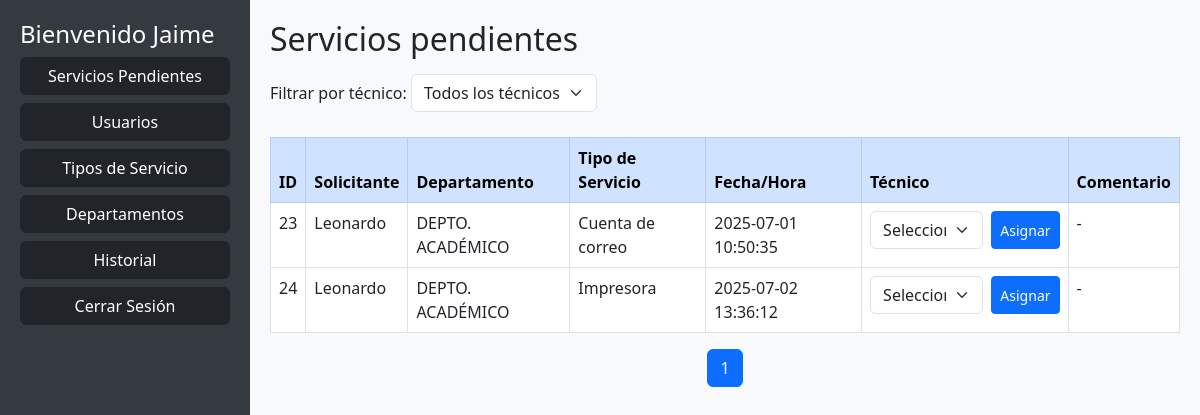
The app's page /servicios_pendientes.php with its own data.
### tables this page shows
CREATE TABLE `servicios` (
  `id_servicio` int(11) NOT NULL,
  `id_usuario` int(11) NOT NULL,
  `id_tipo_servicio` int(11) NOT NULL,
  `fecha_solicitud` datetime DEFAULT current_timestamp(),
  `estado` enum('pendiente','en proceso','completado') DEFAULT 'pendiente',
  `id_tecnico` int(11) DEFAULT NULL,
  `comentario` text DEFAULT NULL
);

CREATE TABLE `usuarios` (
  `id_usuario` int(11) NOT NULL,
  `usuario` varchar(50) NOT NULL,
  `contrasena` varchar(255) NOT NULL,
  `idpersonal` int(11) DEFAULT NULL,
  `IDDEPTO` int(11) DEFAULT NULL,
  `rol` enum('usuario','técnico','admin') NOT NULL
);

CREATE TABLE `departamentos` (
  `IDDEPTO` int(11) NOT NULL,
  `DESCRIPCION` varchar(100) NOT NULL
);

CREATE TABLE `tiposervicio` (
  `id_tipo_servicio` int(11) NOT NULL,
  `nombre_servicio` varchar(100) NOT NULL
);

### listar_servicios.php (called while the page is built, shortened)
<?php
include 'conexion.php';
$tecnico_filtro = $_GET['tecnico_filtro'] ?? '';
$pagina = isset($_GET['pagina']) ? (int)$_GET['pagina'] : 1;
$por_pagina = 10;
$inicio = ($pagina - 1) * $por_pagina;
$orden_campo = $_GET['orden'] ?? 's.fecha_solicitud';
$direccion = $_GET['dir'] ?? 'ASC';
$direccion_sql = ($direccion === 'DESC') ? 'DESC' : 'ASC';
$where_tecnico = ($tecnico_filtro !== '') ? "s.id_tecnico = $tecnico_filtro" : "s.id_tecnico IS NULL";
$count_sql = "SELECT COUNT(*) AS total FROM servicios s
              INNER JOIN usuarios u ON s.id_usuario = u.id_usuario
              INNER JOIN departamentos d ON u.IDDEPTO = d.IDDEPTO
              INNER JOIN tiposervicio ts ON s.id_tipo_servicio = ts.id_tipo_servicio
              WHERE $where_tecnico";
$total_result = $conn->query($count_sql)->fetch_assoc();
$total_paginas = ceil($total_result['total'] / $por_pagina);
$sql = "SELECT s.*, u.usuario, d.DESCRIPCION AS departamento, ts.nombre_servicio
        FROM servicios s
        INNER JOIN usuarios u ON s.id_usuario = u.id_usuario
        INNER JOIN departamentos d ON u.IDDEPTO = d.IDDEPTO
        INNER JOIN tiposervicio ts ON s.id_tipo_servicio = ts.id_tipo_servicio
        WHERE $where_tecnico
        ORDER BY $orden_campo $direccion_sql
        LIMIT $inicio, $por_pagina";
$result = $conn->query($sql);
?>

### servicios_pendientes.php (the view, shortened to what this page needs)
<?php
include 'conexion.php';
include 'listar_servicios.php';
?>
<!DOCTYPE html>
<html lang="es">
<head>
    <link href="https://cdn.jsdelivr.net/npm/bootstrap@5.3.0/dist/css/bootstrap.min.css" rel="stylesheet">
</head>
<body class="bg-light">
<?php include 'menu_lateral.php'; ?>
<div style="margin-left: 250px; padding: 20px;">
    <h2 class="mb-3">Servicios pendientes</h2>
    <form method="GET" class="mb-4">
        <label class="form-label">Filtrar por técnico:</label>
        <select name="tecnico_filtro" class="form-select w-auto d-inline-block" onchange="this.form.submit()">
            <option value="">Todos los técnicos</option>
        </select>
    </form>
    <table class="table table-bordered">
        <thead class="table-primary">
            <tr>
                <th>ID</th>
                <th>Solicitante</th>
                <th>Departamento</th>
                <th>Tipo de Servicio</th>
                <th>Fecha/Hora</th>
                <th><?= !empty($tecnico_filtro) ? 'Estado del Servicio' : 'Técnico' ?></th>
                <th>Comentario</th>
            </tr>
        </thead>
        <tbody>
        <?php while ($row = $result->fetch_assoc()): ?>
            <tr class="<?= ($row['estado'] === 'completado') ? 'table-success' : '' ?>">
                <td><?= $row['id_servicio']; ?></td>
                <td><?= $row['usuario']; ?></td>
                <td><?= $row['departamento']; ?></td>
                <td><?= $row['nombre_servicio']; ?></td>
                <td><?= $row['fecha_solicitud']; ?></td>
                <td>
                    <?php if (empty($tecnico_filtro)): ?>
                        <form method="POST" class="d-flex">
                            <select name="tecnico" class="form-select me-2" required>
                                <option value="">Seleccione</option>
                            </select>
                            <button type="submit" name="asignar_servicio" class="btn btn-sm btn-primary">Asignar</button>
                        </form>
                    <?php elseif ($row['estado'] === 'completado'): ?>
                        <span class="text-success fw-bold">Completado</span>
                    <?php elseif ($row['estado'] === 'pendiente'): ?>
                        <span class="text-warning fw-bold">Pendiente</span>
                    <?php endif; ?>
                </td>
                <td>
                    <?= !empty($row['comentario']) ? htmlspecialchars($row['comentario']) : '-' ?>
                </td>
            </tr>
        <?php endwhile; ?>
        </tbody>
    </table>
    <nav>
        <ul class="pagination justify-content-center">
            <?php for ($i = 1; $i <= $total_paginas; $i++): ?>
                <li class="page-item <?= ($i == $pagina) ? 'active' : '' ?>">
                    <a class="page-link" href="?pagina=<?= $i ?>&tecnico_filtro=<?= $tecnico_filtro ?>&orden=<?= $orden_campo ?>&dir=<?= $direccion_sql ?>">
                        <?= $i ?>
                    </a>
                </li>
            <?php endfor; ?>
        </ul>
    </nav>
</div>
</body>
</html>

### records on screen
servicios: id_servicio "23", id_usuario.usuario "Leonardo", departamentos.DESCRIPCION "DEPTO. ACADÉMICO", id_tipo_servicio.nombre_servicio "Cuenta de correo", fecha_solicitud "2025-07-01 10:50:35"
servicios: id_servicio "24", id_usuario.usuario "Leonardo", departamentos.DESCRIPCION "DEPTO. ACADÉMICO", id_tipo_servicio.nombre_servicio "Impresora", fecha_solicitud "2025-07-02 13:36:12"
